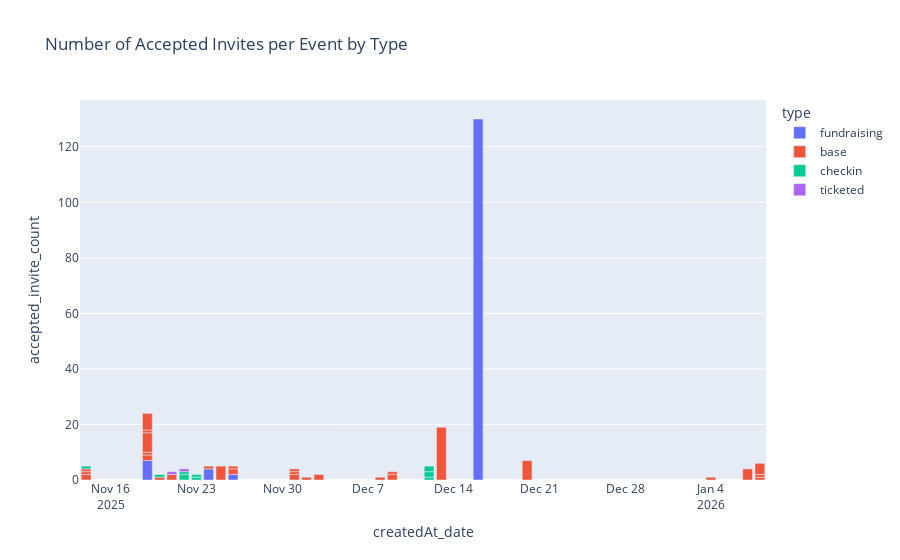

The notebook cell saved with this chart:
### Code cell
count_rsvp['createdAt_date'] = count_rsvp['createdAt'].dt.date
px.bar(count_rsvp, x='createdAt_date', y='accepted_invite_count', color='type', title='Number of Accepted Invites per Event by Type').show()

### Figure 1 — Plotly figure (JSON) as saved in the notebook; plotly's stock layout.template omitted (floating-point values rounded to 4 significant figures)
{"data": [{"hovertemplate": "type=fundraising<br>createdAt_date=%{x}<br>accepted_invite_count=%{y}<extra></extra>", "legendgroup": "fundraising", "marker": {"color": "#636efa", "pattern": {"shape": ""}}, "name": "fundraising", "orientation": "v", "showlegend": true, "textposition": "auto", "type": "bar", "x": ["2025-12-16", "2025-11-19", "2025-11-24", "2025-11-26"], "xaxis": "x", "y": [130, 7, 4, 2], "yaxis": "y"}, {"hovertemplate": "type=base<br>createdAt_date=%{x}<br>accepted_invite_count=%{y}<extra></extra>", "legendgroup": "base", "marker": {"color": "#EF553B", "pattern": {"shape": ""}}, "name": "base", "orientation": "v", "showlegend": true, "textposition": "auto", "type": "bar", "x": ["2026-01-04", "2025-12-02", "2026-01-07", "2025-12-20", "2025-11-25", "2025-12-01", "2025-11-19", "2025-11-20", "2025-11-14", "2025-11-19", "2025-12-09", "2025-11-19", "2025-12-09", "2025-11-21", "2026-01-08", "2025-11-14", "2025-11-14", "2026-01-08", "2025-12-01", "2026-01-08", "2025-12-13", "2025-11-26", "2025-11-26", "2025-12-01", "2025-11-19", "2025-12-08", "2025-11-19", "2025-12-03", "2025-11-24"], "xaxis": "x", "y": [1, 1, 4, 7, 5, 2, 2, 1, 2, 1, 2, 7, 1, 2, 1, 1, 1, 1, 1, 4, 19, 2, 1, 1, 1, 1, 6, 2, 1], "yaxis": "y"}, {"hovertemplate": "type=checkin<br>createdAt_date=%{x}<br>accepted_invite_count=%{y}<extra></extra>", "legendgroup": "checkin", "marker": {"color": "#00cc96", "pattern": {"shape": ""}}, "name": "checkin", "orientation": "v", "showlegend": true, "textposition": "auto", "type": "bar", "x": ["2025-11-22", "2025-12-12", "2025-12-12", "2025-12-12", "2025-11-23", "2025-11-14", "2025-11-23", "2025-11-22", "2025-11-20"], "xaxis": "x", "y": [2, 1, 2, 2, 1, 1, 1, 1, 1], "yaxis": "y"}, {"hovertemplate": "type=ticketed<br>createdAt_date=%{x}<br>accepted_invite_count=%{y}<extra></extra>", "legendgroup": "ticketed", "marker": {"color": "#ab63fa", "pattern": {"shape": ""}}, "name": "ticketed", "orientation": "v", "showlegend": true, "textposition": "auto", "type": "bar", "x": ["2025-11-21", "2025-11-22"], "xaxis": "x", "y": [1, 1], "yaxis": "y"}], "layout": {"barmode": "relative", "legend": {"title": {"text": "type"}, "tracegroupgap": 0}, "title": {"text": "Number of Accepted Invites per Event by Type"}, "xaxis": {"anchor": "y", "domain": [0, 1], "title": {"text": "createdAt_date"}}, "yaxis": {"anchor": "x", "domain": [0, 1], "title": {"text": "accepted_invite_count"}}}}
